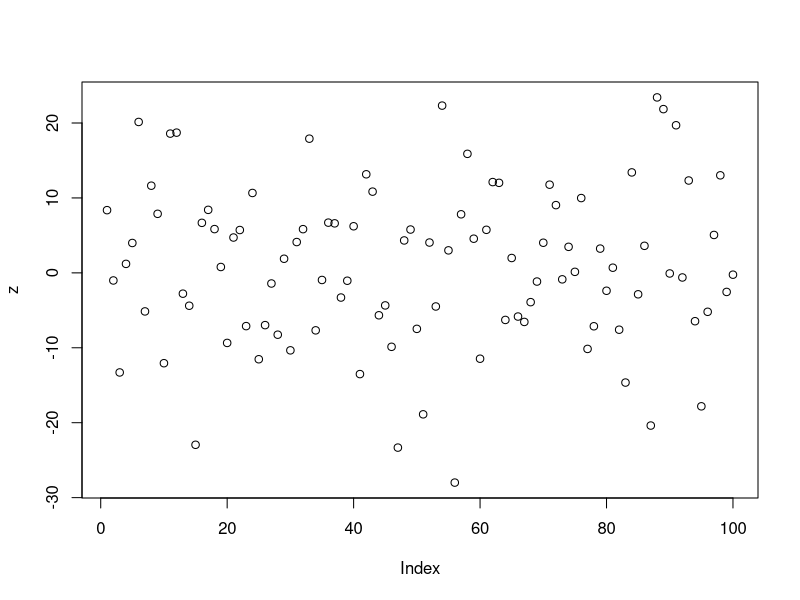

Source code (R):
z <- rnorm (100, 0, 10)
plot(z)


twitter<-c(25,25,28,24,26,24,23,19,28,30,26,33,22,26,24,29,25,26,28,28)
stem(twitter)

## From Agresti(2007) p.39
M <- as.table(rbind(c(762, 327, 468), c(484, 239, 477)))
dimnames(M) <- list(gender = c("F", "M"),
                    party = c("Democrat","Independent", "Republican"))
(Xsq <- chisq.test(M))  # Prints test summary
Xsq$observed   # observed counts (same as M)
Xsq$expected   # expected counts under the null
Xsq$residuals  # Pearson residuals
Xsq$stdres     # standardized residuals

# q 3

rm (list = ls())
faceCount = c (11, 7, 9, 15, 12, 6)
chisq.test(faceCount)

# q 5

peanuts = c (10, 20, 20, 10, 40)
p = c (112, 183, 207, 71, 446)
chisq.test(peanuts, p = p, rescale.p = TRUE)

# q 7
p = c (42, 13, 45)
blood = c (74, 23, 19)
chisq.test (blood, p = p, rescale.p = TRUE)


# q 9
p = c (9, 3, 3, 1)
traits = c (59, 20, 11, 10)
chisq.test (traits, p = p, rescale.p = TRUE)
chisq.test (2 * traits, p = p, rescale.p = TRUE)





